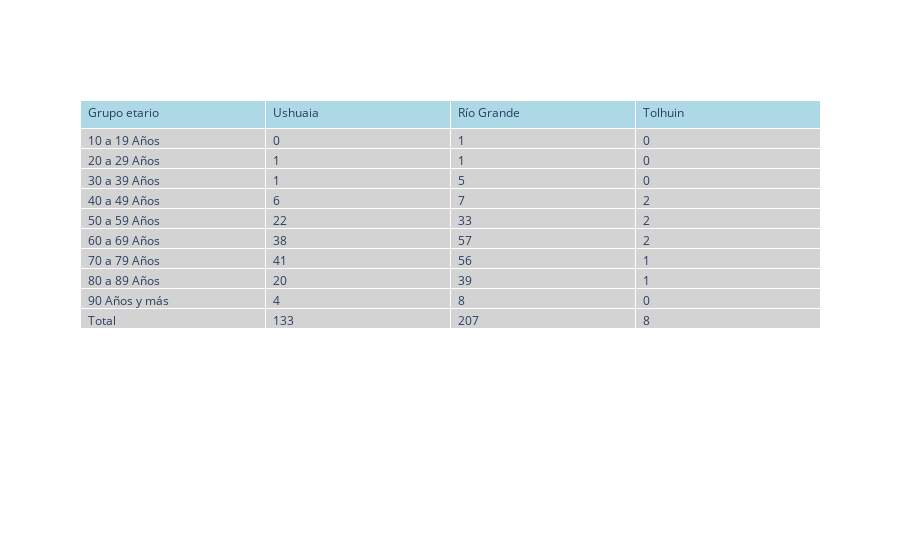

Here is the notebook cell this chart was saved with:
### Code cell
# Genero una tabla con la información
fig = go.Figure(data=[go.Table(
    header=dict(values=list(defunciones.columns),
                fill_color='lightblue',
                align='left'),
    cells=dict(values=[defunciones["Grupo etario"], defunciones["Ushuaia"], defunciones["Río Grande"], defunciones["Tolhuin"]],
               fill_color='lightgrey',
               align='left'))
])

fig.show()

### Figure 1 — Plotly figure (JSON) as saved in the notebook; plotly's stock layout.template omitted (floating-point values rounded to 4 significant figures)
{"data": [{"cells": {"align": "left", "fill": {"color": "lightgrey"}, "values": [["10 a 19 Años", "20 a 29 Años", "30 a 39 Años", "40 a 49 Años", "50 a 59 Años", "60 a 69 Años", "70 a 79 Años", "80 a 89 Años", "90 Años y más", "Total"], [0, 1, 1, 6, 22, 38, 41, 20, 4, 133], [1, 1, 5, 7, 33, 57, 56, 39, 8, 207], [0, 0, 0, 2, 2, 2, 1, 1, 0, 8]]}, "header": {"align": "left", "fill": {"color": "lightblue"}, "values": ["Grupo etario", "Ushuaia", "Río Grande", "Tolhuin"]}, "type": "table"}], "layout": {}}
